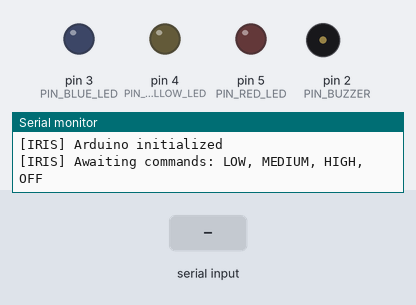
Recording of a sketch running on a simulated Arduino Uno, built with avr-gcc and run on an emulated ATmega328P. On the bench: output pins drawn as LEDs (lit = HIGH), buzzer (waves = sounding), the last lines printed to the serial monitor. The test bench sets the inputs (shaded band).

Above: at 1.2 s.
1.3 s: "LOW\n" received over Serial
At 1.9 s:
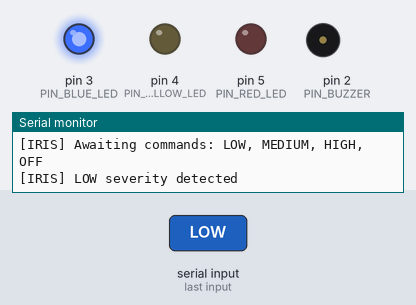
3.5 s: "MEDIUM\n" received over Serial
At 4.3 s:
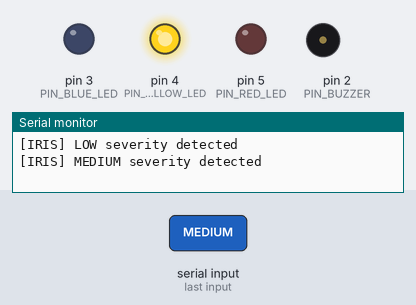
6.0 s: "HIGH\n" received over Serial
At 6.8 s:
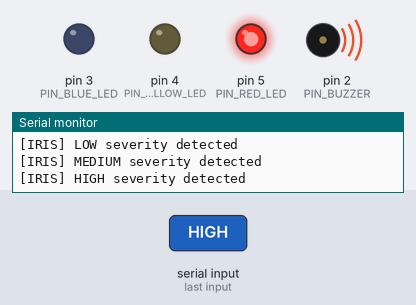
Timing chart, 0 to 9.0 s (numbered marks = the images above; inputs shaded):
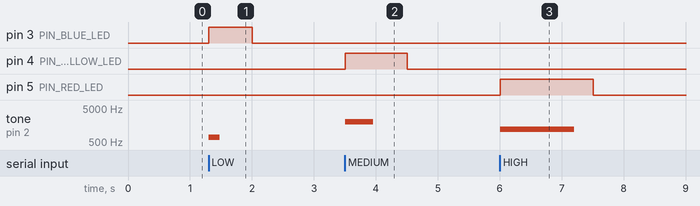

Measured:
- after the input at 1.3 s, pin 3 (PIN_BLUE_LED): LOW → HIGH at once, → LOW 0.70 s later; tone on pin 2 (PIN_BUZZER): silent → 700 Hz at once, → silent 0.18 s later
- after the input at 3.5 s, pin 4 (PIN_YELLOW_LED): LOW → HIGH at once, → LOW 1.0 s later; tone on pin 2 (PIN_BUZZER): silent → 2000 Hz at once, → silent 0.45 s later
- after the input at 6.0 s, pin 5 (PIN_RED_LED): LOW → HIGH at once, → LOW 1.5 s later; tone on pin 2 (PIN_BUZZER): silent → 1200 Hz at once, → silent 1.2 s later

The sketch:

iris_controller.ino
```cpp
/*
  IRIS Arduino Uno Controller
  ==========================
  Listens for severity commands from Python via serial (USB)
  and controls LEDs + buzzer accordingly.

  Serial Protocol:
    "LOW"    → Blue LED on, short low-tone beep
    "MEDIUM" → Yellow LED on, medium double-length beep
    "HIGH"   → Red LED on, one long high-tone beep
    "OFF"    → All off

  Pin Configuration:
    Pin 3 → Blue LED (Low severity)
    Pin 4 → Yellow LED (Medium severity)
    Pin 5 → Red LED (High severity)
    Pin 2 → Buzzer (All severities)
*/

// Pin definitions
#define PIN_BLUE_LED    3
#define PIN_YELLOW_LED  4
#define PIN_RED_LED     5
#define PIN_BUZZER      2

// Global variables
String commandBuffer = "";
boolean alert_active = false;
unsigned long alert_start_time = 0;
unsigned long alert_duration = 0;

const unsigned int LOW_BEEP_FREQ = 700;
const unsigned int MEDIUM_BEEP_FREQ = 2000;
const unsigned int HIGH_BEEP_FREQ = 1200;

const unsigned long LOW_BEEP_MS = 180;
const unsigned long MEDIUM_BEEP_MS = 450;
const unsigned long HIGH_BEEP_MS = 1200;

const unsigned long LOW_ALERT_MS = 700;
const unsigned long MEDIUM_ALERT_MS = 1000;
const unsigned long HIGH_ALERT_MS = 1500;

void setup() {
  // Initialize serial communication
  Serial.begin(9600);

  // Configure pins as outputs
  pinMode(PIN_BLUE_LED, OUTPUT);
  pinMode(PIN_YELLOW_LED, OUTPUT);
  pinMode(PIN_RED_LED, OUTPUT);
  pinMode(PIN_BUZZER, OUTPUT);

  // Ensure all are off initially
  digitalWrite(PIN_BLUE_LED, LOW);
  digitalWrite(PIN_YELLOW_LED, LOW);
  digitalWrite(PIN_RED_LED, LOW);
  noTone(PIN_BUZZER);

  Serial.println("[IRIS] Arduino initialized");
  Serial.println("[IRIS] Awaiting commands: LOW, MEDIUM, HIGH, OFF");
}

void loop() {
  // Read serial input
  if (Serial.available() > 0) {
    char incomingChar = Serial.read();

    // Build command string until newline
    if (incomingChar == '\n') {
      processCommand(commandBuffer);
      commandBuffer = "";
    } else if (incomingChar != '\r') {
      commandBuffer += incomingChar;
    }
  }

  // Auto-off timeout for active alert
  if (alert_active) {
    unsigned long elapsedTime = millis() - alert_start_time;
    if (elapsedTime > alert_duration) {
      // Auto turn-off after timeout
      digitalWrite(PIN_BLUE_LED, LOW);
      digitalWrite(PIN_YELLOW_LED, LOW);
      digitalWrite(PIN_RED_LED, LOW);
      noTone(PIN_BUZZER);
      alert_active = false;
    }
  }
}

void processCommand(String command) {
  // Convert to uppercase for consistency
  command.toUpperCase();
  command.trim();

  if (command.length() == 0) {
    return;  // Ignore empty commands
  }

  // Reset timeout timer for any new command
  alert_start_time = millis();

  // Clear existing state — turn off ALL LEDs first
  digitalWrite(PIN_BLUE_LED, LOW);
  digitalWrite(PIN_YELLOW_LED, LOW);
  digitalWrite(PIN_RED_LED, LOW);
  noTone(PIN_BUZZER);
  alert_active = false;
  alert_duration = 0;

  // Process command
  if (command == "LOW") {
    Serial.println("[IRIS] LOW severity detected");
    digitalWrite(PIN_BLUE_LED, HIGH);   // ONLY Blue LED on
    tone(PIN_BUZZER, LOW_BEEP_FREQ, LOW_BEEP_MS);
    alert_active = true;
    alert_duration = LOW_ALERT_MS;

  } else if (command == "MEDIUM") {
    Serial.println("[IRIS] MEDIUM severity detected");
    digitalWrite(PIN_YELLOW_LED, HIGH);  // ONLY Yellow LED on
    tone(PIN_BUZZER, MEDIUM_BEEP_FREQ, MEDIUM_BEEP_MS);
    alert_active = true;
    alert_duration = MEDIUM_ALERT_MS;

  } else if (command == "HIGH") {
    Serial.println("[IRIS] HIGH severity detected");
    digitalWrite(PIN_RED_LED, HIGH);     // ONLY Red LED on
    tone(PIN_BUZZER, HIGH_BEEP_FREQ, HIGH_BEEP_MS);
    alert_active = true;
    alert_duration = HIGH_ALERT_MS;

  } else if (command == "OFF") {
    Serial.println("[IRIS] Alert OFF");
    // All already turned off above

  } else {
    Serial.print("[IRIS] Unknown command: ");
    Serial.println(command);
  }
}
```
